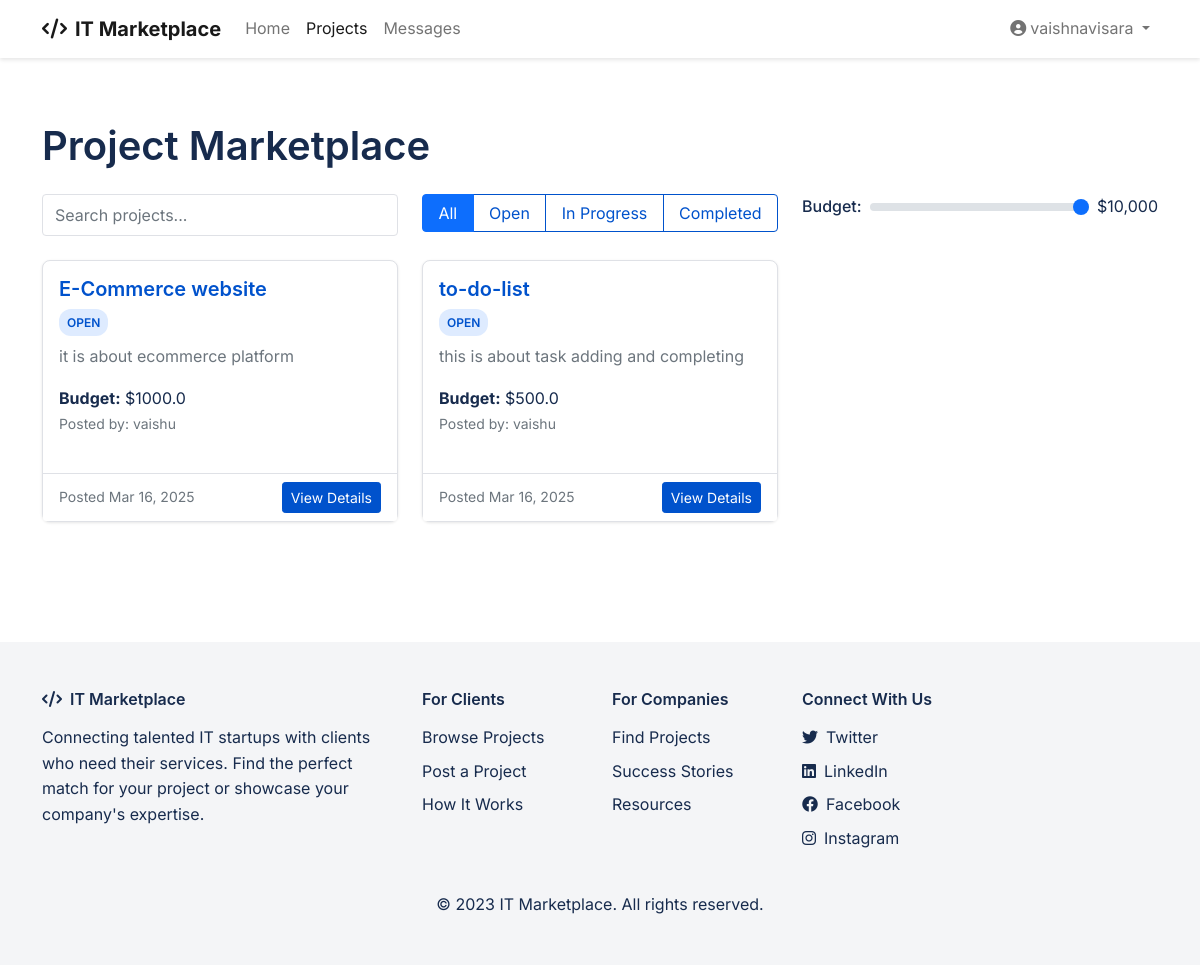
The app's page /projects (signed in) with its own data.
### models.py (models this page shows)
class User(UserMixin, db.Model):
    id = db.Column(db.Integer, primary_key=True)
    username = db.Column(db.String(64), unique=True, nullable=False)
    email = db.Column(db.String(120), unique=True, nullable=False)
    password_hash = db.Column(db.String(256))
    user_type = db.Column(db.String(10), nullable=False)  # 'client' or 'company'
    created_at = db.Column(db.DateTime, default=datetime.utcnow)
    projects = db.relationship('Project', backref='client', lazy=True, foreign_keys='Project.client_id')
    company_profile = db.relationship('Company', backref='user', lazy=True, uselist=False)
    sent_messages = db.relationship('Message', backref='sender', lazy=True, foreign_keys='Message.sender_id')
    received_messages = db.relationship('Message', backref='recipient', lazy=True, foreign_keys='Message.recipient_id')
    payments = db.relationship('Payment', backref='user', lazy=True)

class Project(db.Model):
    id = db.Column(db.Integer, primary_key=True)
    title = db.Column(db.String(100), nullable=False)
    description = db.Column(db.Text, nullable=False)
    budget = db.Column(db.Float, nullable=False)
    status = db.Column(db.String(20), default='open')  # 'open', 'in_progress', 'completed'
    client_id = db.Column(db.Integer, db.ForeignKey('user.id'), nullable=False)
    company_id = db.Column(db.Integer, db.ForeignKey('company.id'))
    created_at = db.Column(db.DateTime, default=datetime.utcnow)
    completed_at = db.Column(db.DateTime)
    payments = db.relationship('Payment', backref='project', lazy=True)

### app.py (the view)
@app.route('/projects')
def projects():
    projects = Project.query.order_by(Project.created_at.desc()).all()
    return render_template('projects.html', projects=projects)

### app.py (called while the page is built)
@login_manager.user_loader
def load_user(user_id):
    return User.query.get(int(user_id))

### templates/projects.html (shortened to what this page needs)
{% extends "layout.html" %}
{% block content %}
<div class="container py-4">
    <h1 class="mb-4">Project Marketplace</h1>
    <div class="row mb-4">
        <div class="col-lg-4 mb-3 mb-lg-0">
            <input type="text" id="project-search" class="form-control" placeholder="Search projects...">
        </div>
        <div class="col-lg-4 mb-3 mb-lg-0">
            <div class="btn-group w-100" role="group" aria-label="Project filters">
                <button type="button" class="btn btn-outline-primary project-filter active" data-filter="all">All</button>
                <button type="button" class="btn btn-outline-primary project-filter" data-filter="open">Open</button>
                <button type="button" class="btn btn-outline-primary project-filter" data-filter="in_progress">In Progress</button>
                <button type="button" class="btn btn-outline-primary project-filter" data-filter="completed">Completed</button>
            </div>
        </div>
        <div class="col-lg-4">
            <div class="d-flex align-items-center">
                <label for="budget-range" class="form-label me-2 mb-0">Budget:</label>
                <input type="range" class="form-range" id="budget-range" min="100" max="10000" step="100" value="10000">
                <span id="budget-display" class="ms-2">$10,000</span>
            </div>
        </div>
    </div>
    <div class="row projects-container">
        {% if projects %}
            {% for project in projects %}
                <div class="col-md-6 col-lg-4 mb-4">
                    <div class="card project-card h-100" data-status="{{ project.status }}" data-budget="{{ project.budget }}">
                        <div class="card-body">
                            <h5 class="card-title">{{ project.title }}</h5>
                            <span class="project-status project-status-{{ project.status }}">{{ project.status.replace('_', ' ').title() }}</span>
                            <p class="card-text text-muted mt-2">{{ project.description|truncate(150) }}</p>
                            <div class="d-flex justify-content-between mt-3">
                                <div>
                                    <p class="mb-0"><strong>Budget:</strong> ${{ project.budget }}</p>
                                    <p class="mb-0"><small class="text-muted">Posted by: {{ project.client.username }}</small></p>
                                </div>
                            </div>
                        </div>
                        <div class="card-footer bg-white">
                            <div class="d-flex justify-content-between align-items-center">
                                <small class="text-muted">Posted {{ project.created_at.strftime('%b %d, %Y') }}</small>
                                <a href="{{ url_for('project_detail', project_id=project.id) }}" class="btn btn-sm btn-primary">
                                    View Details
                                </a>
                            </div>
                        </div>
                    </div>
                </div>
            {% endfor %}
        {% endif %}
    </div>
</div>
{% endblock %}

### templates/layout.html (shortened to what this page needs)
<!DOCTYPE html>
<html lang="en">
<head>
    <link href="https://cdn.jsdelivr.net/npm/bootstrap@5.1.3/dist/css/bootstrap.min.css" rel="stylesheet">
    <link rel="stylesheet" href="https://cdnjs.cloudflare.com/ajax/libs/font-awesome/6.0.0-beta3/css/all.min.css">
    <link rel="stylesheet" href="{{ url_for('static', filename='css/style.css') }}">
</head>
<body>
    <nav class="navbar navbar-expand-lg navbar-light">
        <div class="container">
            <a class="navbar-brand" href="{{ url_for('index') }}">
                <i class="fas fa-code me-2"></i>IT Marketplace
            </a>
            <div class="collapse navbar-collapse" id="navbarNav">
                <ul class="navbar-nav me-auto">
                    <li class="nav-item">
                        <a class="nav-link" href="{{ url_for('index') }}">Home</a>
                    </li>
                    <li class="nav-item">
                        <a class="nav-link" href="{{ url_for('projects') }}">Projects</a>
                    </li>
                    {% if current_user.is_authenticated %}
                        <li class="nav-item">
                            <a class="nav-link" href="{{ url_for('messages') }}">Messages</a>
                        </li>
                    {% endif %}
                </ul>
                <ul class="navbar-nav">
                    {% if current_user.is_authenticated %}
                        <li class="nav-item dropdown">
                            <a class="nav-link dropdown-toggle" href="#" id="navbarDropdown" role="button"
                               data-bs-toggle="dropdown" aria-expanded="false">
                                <i class="fas fa-user-circle me-1"></i>{{ current_user.username }}
                            </a>
                        </li>
                    {% endif %}
                </ul>
            </div>
        </div>
    </nav>
    <main class="py-4">
        {% block content %}{% endblock %}
    </main>
    <footer>
        <div class="container">
            <div class="row">
                <div class="col-md-4 mb-4 mb-md-0">
                    <h5><i class="fas fa-code me-2"></i>IT Marketplace</h5>
                    <p>Connecting talented IT startups with clients who need their services. Find the perfect match for your project or showcase your company's expertise.</p>
                </div>
                <div class="col-md-2 mb-4 mb-md-0">
                    <h5>For Clients</h5>
                    <ul class="list-unstyled">
                        <li><a href="{{ url_for('projects') }}">Browse Projects</a></li>
                        <li><a href="{{ url_for('create_project') }}">Post a Project</a></li>
                        <li><a href="#">How It Works</a></li>
                    </ul>
                </div>
                <div class="col-md-2 mb-4 mb-md-0">
                    <h5>For Companies</h5>
                    <ul class="list-unstyled">
                        <li><a href="{{ url_for('projects') }}">Find Projects</a></li>
                        <li><a href="#">Success Stories</a></li>
                        <li><a href="#">Resources</a></li>
                    </ul>
                </div>
                <div class="col-md-4">
                    <h5>Connect With Us</h5>
                    <ul class="list-unstyled">
                        <li><a href="#"><i class="fab fa-twitter me-2"></i>Twitter</a></li>
                        <li><a href="#"><i class="fab fa-linkedin me-2"></i>LinkedIn</a></li>
                        <li><a href="#"><i class="fab fa-facebook me-2"></i>Facebook</a></li>
                        <li><a href="#"><i class="fab fa-instagram me-2"></i>Instagram</a></li>
                    </ul>
                </div>
            </div>
            <div class="row mt-4">
                <div class="col-12 text-center">
                    <p class="mb-0">&copy; 2023 IT Marketplace. All rights reserved.</p>
                </div>
            </div>
        </div>
    </footer>
</body>
</html>

### static/css/style.css (style rules this page uses)
:root { --primary-color: #0052CC; --secondary-color: #00875A; --accent-color: #FF5630; --background-color: #FFFFFF; --text-color: #172B4D; --light-gray: #F4F5F7; --medium-gray: #DFE1E6; --dark-gray: #7A869A; --success-color: #36B37E; --warning-color: #FFAB00; --danger-color: #FF5630; }
body { font-family: 'Inter', -apple-system, BlinkMacSystemFont, 'Segoe UI', Roboto, Oxygen, Ubuntu, Cantarell, 'Open Sans', 'Helvetica Neue', sans-serif; color: var(--text-color); line-height: 1.6; background-color: var(--background-color); }
h1, h2, h3, h4, h5, h6 { font-family: 'SF Pro Display', -apple-system, BlinkMacSystemFont, 'Segoe UI', Roboto, Oxygen, Ubuntu, Cantarell, 'Open Sans', 'Helvetica Neue', sans-serif; font-weight: 600; margin-bottom: 1rem; color: var(--text-color); }
h1 { font-size: 2.5rem; }
.btn-primary { background-color: var(--primary-color); border-color: var(--primary-color); }
.btn-outline-primary { color: var(--primary-color); border-color: var(--primary-color); }
.navbar { background-color: white; box-shadow: 0 2px 4px rgba(0, 0, 0, 0.1); }
.navbar-brand { font-weight: 700; color: var(--primary-color); }
.navbar-nav .nav-link { color: var(--text-color); }
.navbar-nav .nav-link.active, .navbar-nav .nav-link:hover { color: var(--primary-color); }
.card { border-radius: 8px; border: 1px solid var(--medium-gray); box-shadow: 0 1px 3px rgba(0, 0, 0, 0.1); margin-bottom: 20px; transition: transform 0.2s, box-shadow 0.2s; }
.card-title { color: var(--primary-color); margin-bottom: 0.5rem; }
.form-control { border-radius: 4px; border: 1px solid var(--medium-gray); padding: 0.5rem 0.75rem; }
.form-label { font-weight: 500; margin-bottom: 0.25rem; }
.project-card { height: 100%; }
.project-card .card-footer { background-color: white; border-top: 1px solid var(--medium-gray); }
.project-status { display: inline-block; padding: 0.25rem 0.5rem; border-radius: 12px; font-size: 0.75rem; font-weight: 600; text-transform: uppercase; }
.project-status-open { background-color: #DEEBFF; color: #0052CC; }
footer { background-color: #F4F5F7; padding: 3rem 0; margin-top: 3rem; }
footer h5 { font-size: 1rem; font-weight: 600; margin-bottom: 1rem; }
footer ul { list-style: none; padding-left: 0; }
footer ul li { margin-bottom: 0.5rem; }
footer ul li a { color: var(--text-color); text-decoration: none; }

### records on screen
User: username "vaishnavisara"
Project: title "E-Commerce website", status.replace "OPEN", description "it is about ecommerce platform", budget "1000.0", client.username "vaishu", created_at "Mar 16, 2025"
Project: title "to-do-list", status.replace "OPEN", description "this is about task adding and completing", budget "500.0", client.username "vaishu", created_at "Mar 16, 2025"
